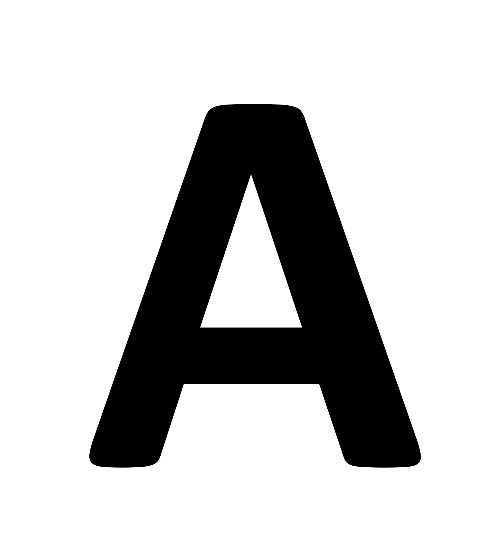
#> input picture Find_landing/templates/A.png, 503 x 556 px
$ python -i driver.py   (imports and definitions only)
#> lines starting #> are read from the running program, lines starting #| are printed output that depends on the picture; after the words box and inside, x2 and y2 are one past the last pixel; in counts of white or black regions, pixels touching at a corner belong together
#> further down, picture is the input picture: PIL image 503x556 RGBA; mean R, G, B, A 203.1, 203.1, 203.1, 255
"""SH1107 128×128 OLED qua I2C (smbus2).

  dev = open_display(bus=3, address=0x3C)
  display_image(dev, img)          # PIL Image bất kỳ, tự chuyển 1-bit 128×128
  dev.cleanup()

Bus: CM5 /dev/i2c-3 (GPIO22/23), WalnutPi CM2 /dev/i2c-4 (J23 chân 6/8).
"""

from __future__ import annotations

from pathlib import Path

from PIL import Image
from smbus2 import SMBus, i2c_msg

DRIVER_ID = "sh1107-i2c-smbus2"

WIDTH = HEIGHT = 128
PAGES = HEIGHT // 8

_CMD = 0x00
_DATA = 0x40


class SH1107:
    """Page addressing: mỗi page là 8 dòng, mỗi byte là một cột 8 pixel (bit 0 ở trên)."""

    DISPLAY_OFFSET = 0x00
    # Nhiều adapter I2C không nhận một message dài; chia page thành từng khúc.
    CHUNK = 32

    # [6 lines left out: function __init__, not called in this run]

    def _cmd(self, *codes: int) -> None:
        self._bus.i2c_rdwr(i2c_msg.write(self.address, bytes([_CMD, *codes])))

    # [21 lines left out: functions _data, _init, not called in this run]

    def clear(self) -> None:
        self.show_pages([bytes(WIDTH)] * PAGES)

    # [7 lines left out: function show_pages, not called in this run]

    def display(self, img: Image.Image) -> None:
        self.show_pages(_to_pages(img))

    # [6 lines left out: function cleanup, not called in this run]


class AdafruitSH1107(SH1107):
    """Module kiểu Adafruit: RAM lệch 0x60 dòng so với panel."""

    DISPLAY_OFFSET = 0x60


def prepare_image(img: Image.Image, rotate: int = 0) -> Image.Image:
#> called with rotate = 0
    if img.size != (WIDTH, HEIGHT):
        img = img.resize((WIDTH, HEIGHT))
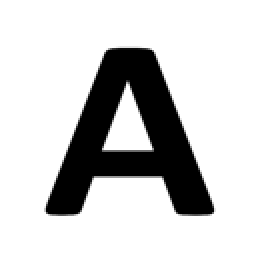
#> img: PIL image 128x128 RGBA (shown 2 times larger); mean R, G, B, A 203.1, 203.1, 203.1, 255
    if rotate:
        img = img.rotate(-90 * (rotate % 4), expand=False)
    return img.convert("1")
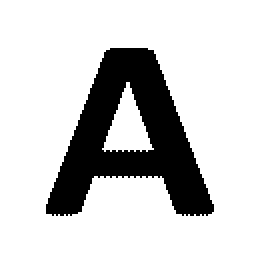
#> returned value: PIL image 128x128 1 (shown 2 times larger); 79.7% white; 1 black region, box (x1, y1, x2, y2) and area: (23, 24, 107, 108) 3332


# [14 lines left out: function _to_pages, not called in this run]


_BOARD_BUS = {"cm5": 3, "walnutpi": 4}


# [10 lines left out: function board_name, not called in this run]


def default_bus(board: str | None = None) -> int:
    """CM5 I2C3 (GPIO22/23), WalnutPi CM2 TWI4 (J23 chân 6/8)."""
    return _BOARD_BUS[board_name(board)]


# [11 lines left out: function resolve_bus, not called in this run]


def open_display(bus: int, address: int = 0x3C, contrast: int = 0x6F, page_mode: bool = False) -> SH1107:
    return SH1107(bus, address=address, contrast=contrast, page_mode=page_mode)


def display_image(dev: SH1107, img: Image.Image, rotate: int = 0) -> None:
    dev.display(prepare_image(img, rotate))

>>> from PIL import Image
>>> picture = Image.open('../../Find_landing/templates/A.png')
>>> result = prepare_image(picture)

$ run again, on Find_landing/templates/H.png
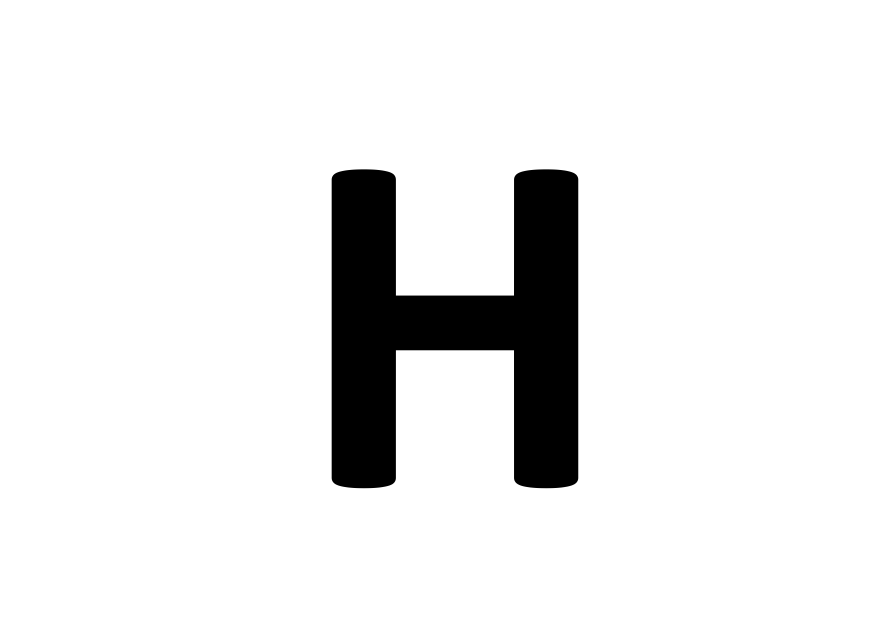
#> input picture Find_landing/templates/H.png, 3508 x 2479 px (shown at 1/4 size)
#> picture is the input picture: PIL image 3508x2479 RGBA; mean R, G, B, A 232.9, 232.9, 232.9, 255
#> in prepare_image, `img = img.resize((WIDTH, HEIGHT))`:
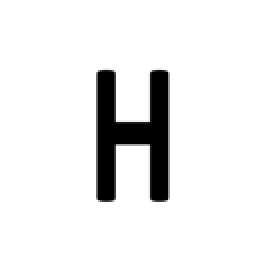
#> img: PIL image 128x128 RGBA (shown 2 times larger); mean R, G, B, A 233, 233, 233, 255
#> in prepare_image, `return img.convert("1")`:
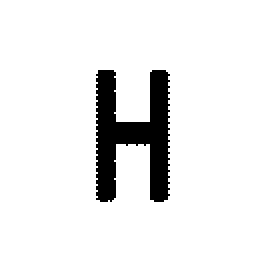
#> returned value: PIL image 128x128 1 (shown 2 times larger); 91.3% white; 1 black region, box (x1, y1, x2, y2) and area: (48, 35, 85, 101) 1424
